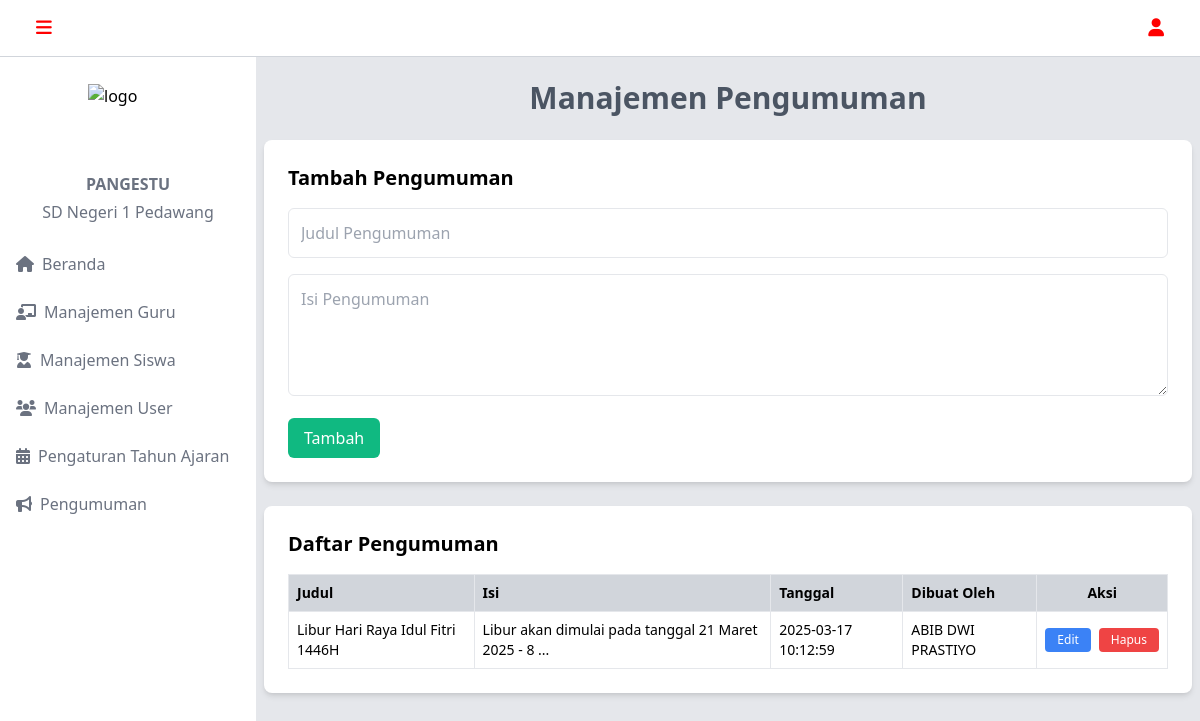
Page /app/layout/admin/pengumuman.php (signed in) on the committed database.
### tables this page shows
CREATE TABLE `pengumuman` (
  `id` int NOT NULL,
  `user_id` int NOT NULL,
  `judul` varchar(255) NOT NULL,
  `isi` text NOT NULL,
  `tanggal` timestamp NULL DEFAULT CURRENT_TIMESTAMP
);

CREATE TABLE `user` (
  `id_user` int NOT NULL,
  `email` varchar(100) NOT NULL,
  `password` varchar(255) NOT NULL,
  `nama` varchar(100) NOT NULL,
  `role` enum('Admin','Guru') NOT NULL,
  `last_activity` timestamp NULL DEFAULT CURRENT_TIMESTAMP ON UPDATE CURRENT_TIMESTAMP,
  `class` enum('1','2','3','4','5','6') DEFAULT NULL
);

### app/process/get-data/get-pengumuman.php (called while the page is built, shortened)
<?php
include '../../config/config-db.php';
$query = "SELECT pengumuman.*, user.id_user, user.nama AS nama_user
          FROM pengumuman
          JOIN user ON pengumuman.user_id = user.id_user
          ORDER BY tanggal DESC";
$result = $conn->query($query);
$pengumuman_list = [];
while ($row = $result->fetch_assoc()) {
    $pengumuman_list[] = $row;
}
?>

### app/layout/admin/pengumuman.php (the view, shortened to what this page needs)
<?php
include '../header-admin.php';
include '../../process/get-data/get-pengumuman.php';
$pengumumanKosong = empty($pengumuman_list);
?>
<body class="bg-gray-200 mt-20">
    <div class="lg:ml-64 lg:pl-2 lg:w-75% mt-2 mb-2 mx-2 content">
        <h2 class="text-2xl md:text-3xl font-bold text-gray-600 mb-6 text-center">Manajemen Pengumuman</h2>
        <div class="bg-white p-6 rounded-lg shadow-md mb-6">
            <h3 class="text-xl font-bold mb-4">Tambah Pengumuman</h3>
            <form action="../../process/tambah-pengumuman.php" method="POST" class="space-y-4">
                <input type="text" name="judul" class="border p-3 w-full rounded-md" placeholder="Judul Pengumuman" required>
                <textarea name="isi" class="border p-3 w-full rounded-md" placeholder="Isi Pengumuman" rows="4" required></textarea>
                <button type="submit" class="bg-green-500 text-white px-4 py-2 rounded-md w-full md:w-auto">Tambah</button>
            </form>
        </div>
        <div class="bg-white p-6 rounded-lg shadow-md">
            <h3 class="text-xl font-bold mb-4">Daftar Pengumuman</h3>
            <?php if ($pengumumanKosong) : ?>
                <p class="text-center text-gray-500 font-semibold">Tidak ada pengumuman yang tersedia.</p>
            <?php else : ?>
                <div class="overflow-x-auto">
                    <table class="w-full min-w-[600px] border-collapse border">
                        <thead>
                            <tr class="bg-gray-300 text-sm text-left">
                                <th class="border p-2">Judul</th>
                                <th class="border p-2">Isi</th>
                                <th class="border p-2">Tanggal</th>
                                <th class="border p-2">Dibuat Oleh</th>
                                <th class="border p-2 text-center">Aksi</th>
                            </tr>
                        </thead>
                        <tbody>
                            <?php foreach ($pengumuman_list as $pengumuman) : ?>
                                <tr class="text-sm">
                                    <td class="border p-2"><?php echo $pengumuman['judul']; ?></td>
                                    <td class="border p-2"><?php echo substr($pengumuman['isi'], 0, 50) . '...'; ?></td>
                                    <td class="border p-2"><?php echo $pengumuman['tanggal']; ?></td>
                                    <td class="border p-2"><?php echo $pengumuman['nama_user']; ?></td>
                                    <td class="border p-2 text-center">
                                        <div class="flex justify-center gap-2">
                                            <a href="edit-pengumuman.php?id=<?php echo $pengumuman['id']; ?>" class="bg-blue-500 text-white px-3 py-1 rounded hover:bg-blue-700 text-xs">Edit</a>
                                            <a href="../../process/hapus-pengumuman.php?id=<?php echo $pengumuman['id']; ?>" class="bg-red-500 text-white px-3 py-1 rounded hover:bg-red-700 text-xs" onclick="return confirm('Yakin ingin menghapus?')">Hapus</a>
                                        </div>
                                    </td>
                                </tr>
                            <?php endforeach; ?>
                        </tbody>
                    </table>
                </div>
            <?php endif; ?>
        </div>
    </div>
</body>
<?php include '../footer-admin.php'; ?>

### rows in the picture
pengumuman: judul "Libur Hari Raya Idul Fitri 1446H", isi "Libur akan dimulai pada tanggal 21 Maret 2025 - 8", tanggal "2025-03-17 10:12:59", user.nama "ABIB DWI PRASTIYO"
